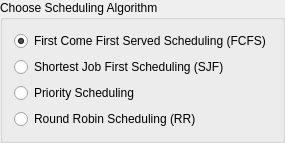
           <widget class="QGroupBox" name="groupBox">
            <property name="styleSheet">
             <string notr="true"/>
            </property>
            <property name="title">
             <string>Choose Scheduling Algorithm</string>
            </property>
            <layout class="QVBoxLayout" name="verticalLayout_7">
             <item>
              <widget class="QRadioButton" name="btn_1">
               <property name="styleSheet">
                <string notr="true"/>
               </property>
               <property name="text">
                <string>First Come First Served Scheduling (FCFS)</string>
               </property>
               <property name="checked">
                <bool>true</bool>
               </property>
              </widget>
             </item>
             <item>
              <widget class="QRadioButton" name="btn_2">
               <property name="styleSheet">
                <string notr="true"/>
               </property>
               <property name="text">
                <string>Shortest Job First Scheduling (SJF)</string>
               </property>
               <property name="checked">
                <bool>false</bool>
               </property>
              </widget>
             </item>
             <item>
              <widget class="QRadioButton" name="btn_3">
               <property name="styleSheet">
                <string notr="true"/>
               </property>
               <property name="text">
                <string>Priority Scheduling</string>
               </property>
               <property name="checked">
                <bool>false</bool>
               </property>
              </widget>
             </item>
             <item>
              <widget class="QRadioButton" name="btn_4">
               <property name="styleSheet">
                <string notr="true"/>
               </property>
               <property name="text">
                <string>Round Robin Scheduling (RR)</string>
               </property>
               <property name="checked">
                <bool>false</bool>
               </property>
              </widget>
             </item>
            </layout>
           </widget>
